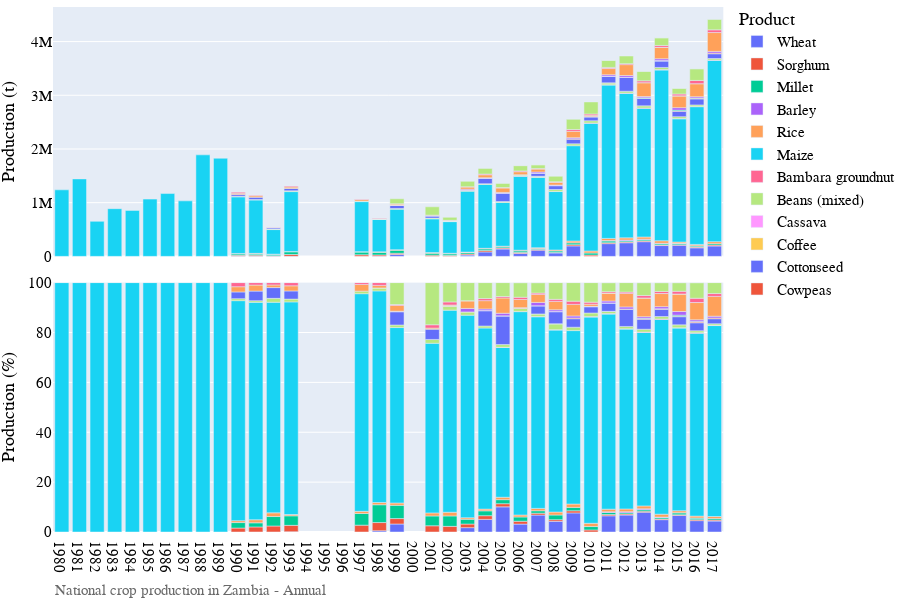

Notebook code cell kept with this figure:
### Markdown cell above
# Visualization of production data

### Code cell
# Bar chart of national crop production
country_iso, country_name = 'ZM', 'Zambia'
df = pd.read_csv('../data/crop/adm_crop_production_%s.csv' % country_iso, index_col=0)
df['year'] = df['harvest_year']
year = [df['year'].min(), df['year'].max()]
product_order = ['Wheat', 'Sorghum', 'Millet','Barley', 'Rice','Maize']
for season_name in ['Annual']:
    footnote = 'National crop production in %s - %s' % (country_name, season_name)
    fn_save = '../figures/%s_bar_natgrainprod_%s.png' % (country_iso, season_name)
    sub = df[df['season_name'] == season_name]
    fig = PlotBarProduction(sub, year, product_order, footnote)#, fn_save)
    fig.show()

### Figure 1 — Plotly figure (JSON) as saved in the notebook; plotly's stock layout.template omitted (floating-point values rounded to 4 significant figures)
{"data": [{"alignmentgroup": "True", "hovertemplate": "product=Wheat<br>season_name=Annual<br>type=orig_unit<br>year=%{x}<br>value=%{y}<extra></extra>", "legendgroup": "Wheat", "marker": {"color": "#636efa", "pattern": {"shape": ""}}, "name": "Wheat", "offsetgroup": "Wheat", "orientation": "v", "showlegend": true, "textposition": "auto", "type": "bar", "x": [1990, 1991, 1992, 1993, 1998, 1999, 2003, 2004, 2005, 2006, 2007, 2008, 2009, 2011, 2012, 2013, 2014, 2015, 2016, 2017], "xaxis": "x2", "y": [78, 163, 82, 1588, 3618.0, 34410.0, 24520.0, 82858, 136800.0, 53479, 115800.0, 63880, 195500.0, 237300.0, 253500.0, 273600.0, 201500.0, 208500.0, 159400.0, 193700.0], "yaxis": "y2"}, {"alignmentgroup": "True", "hovertemplate": "product=Wheat<br>season_name=Annual<br>type=percent<br>year=%{x}<br>value=%{y}<extra></extra>", "legendgroup": "Wheat", "marker": {"color": "#636efa", "pattern": {"shape": ""}}, "name": "Wheat", "offsetgroup": "Wheat", "orientation": "v", "showlegend": false, "textposition": "auto", "type": "bar", "x": [1990, 1991, 1992, 1993, 1998, 1999, 2003, 2004, 2005, 2006, 2007, 2008, 2009, 2011, 2012, 2013, 2014, 2015, 2016, 2017], "xaxis": "x", "y": [0.006527, 0.01429, 0.01514, 0.1214, 0.5091, 3.207, 1.756, 5.059, 10.08, 3.163, 6.788, 4.285, 7.659, 6.5, 6.795, 7.937, 4.949, 6.656, 4.561, 4.391], "yaxis": "y"}, {"alignmentgroup": "True", "hovertemplate": "product=Sorghum<br>season_name=Annual<br>type=orig_unit<br>year=%{x}<br>value=%{y}<extra></extra>", "legendgroup": "Sorghum", "marker": {"color": "#EF553B", "pattern": {"shape": ""}}, "name": "Sorghum", "offsetgroup": "Sorghum", "orientation": "v", "showlegend": true, "textposition": "auto", "type": "bar", "x": [1990, 1991, 1992, 1993, 1997, 1998, 1999, 2001, 2002, 2003, 2004, 2005, 2006, 2007, 2008, 2009, 2010, 2011, 2012, 2013, 2014, 2015, 2016, 2017], "xaxis": "x2", "y": [18833, 23045, 12996, 33330, 29280.0, 23290.0, 23350.0, 23060.0, 16452, 19980.0, 24270.0, 17240.0, 19473, 12730.0, 9988, 21700.0, 23990.0, 17770.0, 15140.0, 14920.0, 11480.0, 7876.0, 13900.0, 17260.0], "yaxis": "y2"}, {"alignmentgroup": "True", "hovertemplate": "product=Sorghum<br>season_name=Annual<br>type=percent<br>year=%{x}<br>value=%{y}<extra></extra>", "legendgroup": "Sorghum", "marker": {"color": "#EF553B", "pattern": {"shape": ""}}, "name": "Sorghum", "offsetgroup": "Sorghum", "orientation": "v", "showlegend": false, "textposition": "auto", "type": "bar", "x": [1990, 1991, 1992, 1993, 1997, 1998, 1999, 2001, 2002, 2003, 2004, 2005, 2006, 2007, 2008, 2009, 2010, 2011, 2012, 2013, 2014, 2015, 2016, 2017], "xaxis": "x", "y": [1.576, 2.021, 2.399, 2.549, 2.744, 3.278, 2.176, 2.497, 2.261, 1.43, 1.482, 1.27, 1.152, 0.7459, 0.67, 0.8504, 0.8341, 0.4866, 0.4057, 0.4329, 0.282, 0.2515, 0.3978, 0.3911], "yaxis": "y"}, {"alignmentgroup": "True", "hovertemplate": "product=Millet<br>season_name=Annual<br>type=orig_unit<br>year=%{x}<br>value=%{y}<extra></extra>", "legendgroup": "Millet", "marker": {"color": "#00cc96", "pattern": {"shape": ""}}, "name": "Millet", "offsetgroup": "Millet", "orientation": "v", "showlegend": true, "textposition": "auto", "type": "bar", "x": [1990, 1991, 1992, 1993, 1997, 1998, 1999, 2001, 2002, 2003, 2004, 2005, 2006, 2007, 2008, 2009, 2010, 2011, 2012, 2013, 2014, 2015, 2016, 2017], "xaxis": "x2", "y": [26240, 18770, 20547, 49930, 49970.0, 50740.0, 56950.0, 36370.0, 30475, 26870.0, 31830.0, 22040.0, 28996, 16880.0, 27798, 34610.0, 39060.0, 31300.0, 20180.0, 20240.0, 22310.0, 24770.0, 21560.0, 25920.0], "yaxis": "y2"}, {"alignmentgroup": "True", "hovertemplate": "product=Millet<br>season_name=Annual<br>type=percent<br>year=%{x}<br>value=%{y}<extra></extra>", "legendgroup": "Millet", "marker": {"color": "#00cc96", "pattern": {"shape": ""}}, "name": "Millet", "offsetgroup": "Millet", "orientation": "v", "showlegend": false, "textposition": "auto", "type": "bar", "x": [1990, 1991, 1992, 1993, 1997, 1998, 1999, 2001, 2002, 2003, 2004, 2005, 2006, 2007, 2008, 2009, 2010, 2011, 2012, 2013, 2014, 2015, 2016, 2017], "xaxis": "x", "y": [2.196, 1.646, 3.793, 3.818, 4.683, 7.14, 5.308, 3.939, 4.188, 1.924, 1.943, 1.624, 1.715, 0.9891, 1.865, 1.356, 1.358, 0.8574, 0.5408, 0.5871, 0.5478, 0.7908, 0.6169, 0.5876], "yaxis": "y"}, {"alignmentgroup": "True", "hovertemplate": "product=Barley<br>season_name=Annual<br>type=orig_unit<br>year=%{x}<br>value=%{y}<extra></extra>", "legendgroup": "Barley", "marker": {"color": "#ab63fa", "pattern": {"shape": ""}}, "name": "Barley", "offsetgroup": "Barley", "orientation": "v", "showlegend": true, "textposition": "auto", "type": "bar", "x": [2011, 2012, 2013, 2014, 2015, 2016], "xaxis": "x2", "y": [8878.0, 15300.0, 11520.0, 8425.0, 2109.0, 2678.0], "yaxis": "y2"}, {"alignmentgroup": "True", "hovertemplate": "product=Barley<br>season_name=Annual<br>type=percent<br>year=%{x}<br>value=%{y}<extra></extra>", "legendgroup": "Barley", "marker": {"color": "#ab63fa", "pattern": {"shape": ""}}, "name": "Barley", "offsetgroup": "Barley", "orientation": "v", "showlegend": false, "textposition": "auto", "type": "bar", "x": [2011, 2012, 2013, 2014, 2015, 2016], "xaxis": "x", "y": [0.2432, 0.41, 0.3343, 0.2069, 0.06734, 0.07662], "yaxis": "y"}, {"alignmentgroup": "True", "hovertemplate": "product=Rice<br>season_name=Annual<br>type=orig_unit<br>year=%{x}<br>value=%{y}<extra></extra>", "legendgroup": "Rice", "marker": {"color": "#FFA15A", "pattern": {"shape": ""}}, "name": "Rice", "offsetgroup": "Rice", "orientation": "v", "showlegend": true, "textposition": "auto", "type": "bar", "x": [1990, 1991, 1992, 1993, 1997, 1998, 1999, 2001, 2002, 2003, 2004, 2005, 2006, 2007, 2008, 2009, 2010, 2011, 2012, 2013, 2014, 2015, 2016, 2017], "xaxis": "x2", "y": [9051, 14186, 8052, 6839, 9176.0, 6459.0, 10070.0, 11300.0, 10719, 8600.0, 11480.0, 13120.0, 13250.0, 16160.0, 17617, 34380.0, 37300.0, 39000.0, 40460.0, 40410.0, 47320.0, 24120.0, 25060.0, 36990.0], "yaxis": "y2"}, {"alignmentgroup": "True", "hovertemplate": "product=Rice<br>season_name=Annual<br>type=percent<br>year=%{x}<br>value=%{y}<extra></extra>", "legendgroup": "Rice", "marker": {"color": "#FFA15A", "pattern": {"shape": ""}}, "name": "Rice", "offsetgroup": "Rice", "orientation": "v", "showlegend": false, "textposition": "auto", "type": "bar", "x": [1990, 1991, 1992, 1993, 1997, 1998, 1999, 2001, 2002, 2003, 2004, 2005, 2006, 2007, 2008, 2009, 2010, 2011, 2012, 2013, 2014, 2015, 2016, 2017], "xaxis": "x", "y": [0.7574, 1.244, 1.486, 0.523, 0.86, 0.9089, 0.9385, 1.224, 1.473, 0.6157, 0.7007, 0.9668, 0.7835, 0.9472, 1.182, 1.347, 1.297, 1.068, 1.084, 1.172, 1.162, 0.77, 0.7169, 0.8385], "yaxis": "y"}, {"alignmentgroup": "True", "hovertemplate": "product=Maize<br>season_name=Annual<br>type=orig_unit<br>year=%{x}<br>value=%{y}<extra></extra>", "legendgroup": "Maize", "marker": {"color": "#19d3f3", "pattern": {"shape": ""}}, "name": "Maize", "offsetgroup": "Maize", "orientation": "v", "showlegend": true, "textposition": "auto", "type": "bar", "x": [1980, 1981, 1982, 1983, 1984, 1985, 1986, 1987, 1988, 1989, 1990, 1991, 1992, 1993, 1997, 1998, 1999, 2001, 2002, 2003, 2004, 2005, 2006, 2007, 2008, 2009, 2010, 2011, 2012, 2013, 2014, 2015, 2016, 2017], "xaxis": "x2", "y": [1239208, 1442785, 652144, 888247, 855900.0, 1066532, 1169671, 1033661, 1890471, 1827370, 1054400, 994097, 457468, 1114965, 931200.0, 602900.0, 754800.0, 628000.0, 589722, 1135000.0, 1189000.0, 815000.0, 1379004, 1311000.0, 1088000.0, 1775000.0, 2379000.0, 2856000.0, 2692000.0, 2398000.0, 3180000.0, 2295000.0, 2565000.0, 3378000.0], "yaxis": "y2"}, {"alignmentgroup": "True", "hovertemplate": "product=Maize<br>season_name=Annual<br>type=percent<br>year=%{x}<br>value=%{y}<extra></extra>", "legendgroup": "Maize", "marker": {"color": "#19d3f3", "pattern": {"shape": ""}}, "name": "Maize", "offsetgroup": "Maize", "orientation": "v", "showlegend": false, "textposition": "auto", "type": "bar", "x": [1980, 1981, 1982, 1983, 1984, 1985, 1986, 1987, 1988, 1989, 1990, 1991, 1992, 1993, 1997, 1998, 1999, 2001, 2002, 2003, 2004, 2005, 2006, 2007, 2008, 2009, 2010, 2011, 2012, 2013, 2014, 2015, 2016, 2017], "xaxis": "x", "y": [100, 100, 100, 100, 100, 100, 100, 100, 100, 100, 88.24, 87.17, 84.44, 85.26, 87.28, 84.84, 70.36, 68.02, 81.05, 81.23, 72.61, 60.05, 81.56, 76.83, 72.98, 69.55, 82.71, 78.23, 72.16, 69.58, 78.12, 73.26, 73.38, 76.58], "yaxis": "y"}, {"alignmentgroup": "True", "hovertemplate": "product=Bambara groundnut<br>season_name=Annual<br>type=orig_unit<br>year=%{x}<br>value=%{y}<extra></extra>", "legendgroup": "Bambara groundnut", "marker": {"color": "#FF6692", "pattern": {"shape": ""}}, "name": "Bambara groundnut", "offsetgroup": "Bambara groundnut", "orientation": "v", "showlegend": true, "textposition": "auto", "type": "bar", "x": [2005, 2006, 2007, 2008, 2010, 2011, 2012, 2013, 2014, 2015, 2016, 2017], "xaxis": "x2", "y": [919.4, 1451, 2241.0, 2513, 5216.0, 7003.0, 4411.0, 4697.0, 6565.0, 4833.0, 5218.0, 4131.0], "yaxis": "y2"}, {"alignmentgroup": "True", "hovertemplate": "product=Bambara groundnut<br>season_name=Annual<br>type=percent<br>year=%{x}<br>value=%{y}<extra></extra>", "legendgroup": "Bambara groundnut", "marker": {"color": "#FF6692", "pattern": {"shape": ""}}, "name": "Bambara groundnut", "offsetgroup": "Bambara groundnut", "orientation": "v", "showlegend": false, "textposition": "auto", "type": "bar", "x": [2005, 2006, 2007, 2008, 2010, 2011, 2012, 2013, 2014, 2015, 2016, 2017], "xaxis": "x", "y": [0.06774, 0.08582, 0.1313, 0.1686, 0.1814, 0.1918, 0.1182, 0.1363, 0.1612, 0.1543, 0.1493, 0.09364], "yaxis": "y"}, {"alignmentgroup": "True", "hovertemplate": "product=Beans (mixed)<br>season_name=Annual<br>type=orig_unit<br>year=%{x}<br>value=%{y}<extra></extra>", "legendgroup": "Beans (mixed)", "marker": {"color": "#B6E880", "pattern": {"shape": ""}}, "name": "Beans (mixed)", "offsetgroup": "Beans (mixed)", "orientation": "v", "showlegend": true, "textposition": "auto", "type": "bar", "x": [1990, 1991, 1992, 1993, 1997, 1998, 1999, 2001, 2002, 2003, 2004, 2005, 2006, 2007, 2008, 2009, 2010, 2011, 2012, 2013, 2014, 2015, 2016, 2017], "xaxis": "x2", "y": [9464, 7662, 8427, 14720.0, 10990.0, 8260.0, 10990.0, 14180.0, 11270, 18300.0, 13170.0, 15070.0, 19952, 17540.0, 34511, 34530.0, 41370.0, 33430.0, 34000.0, 39110.0, 40030.0, 34940.0, 28370.0, 27510.0], "yaxis": "y2"}, {"alignmentgroup": "True", "hovertemplate": "product=Beans (mixed)<br>season_name=Annual<br>type=percent<br>year=%{x}<br>value=%{y}<extra></extra>", "legendgroup": "Beans (mixed)", "marker": {"color": "#B6E880", "pattern": {"shape": ""}}, "name": "Beans (mixed)", "offsetgroup": "Beans (mixed)", "orientation": "v", "showlegend": false, "textposition": "auto", "type": "bar", "x": [1990, 1991, 1992, 1993, 1997, 1998, 1999, 2001, 2002, 2003, 2004, 2005, 2006, 2007, 2008, 2009, 2010, 2011, 2012, 2013, 2014, 2015, 2016, 2017], "xaxis": "x", "y": [0.792, 0.6719, 1.555, 1.126, 1.03, 1.162, 1.024, 1.536, 1.549, 1.311, 0.804, 1.11, 1.18, 1.028, 2.315, 1.353, 1.439, 0.9155, 0.9111, 1.135, 0.9832, 1.115, 0.8118, 0.6237], "yaxis": "y"}, {"alignmentgroup": "True", "hovertemplate": "product=Cassava<br>season_name=Annual<br>type=orig_unit<br>year=%{x}<br>value=%{y}<extra></extra>", "legendgroup": "Cassava", "marker": {"color": "#FF97FF", "pattern": {"shape": ""}}, "name": "Cassava", "offsetgroup": "Cassava", "orientation": "v", "showlegend": true, "textposition": "auto", "type": "bar", "x": [2008], "xaxis": "x2", "y": [618], "yaxis": "y2"}, {"alignmentgroup": "True", "hovertemplate": "product=Cassava<br>season_name=Annual<br>type=percent<br>year=%{x}<br>value=%{y}<extra></extra>", "legendgroup": "Cassava", "marker": {"color": "#FF97FF", "pattern": {"shape": ""}}, "name": "Cassava", "offsetgroup": "Cassava", "orientation": "v", "showlegend": false, "textposition": "auto", "type": "bar", "x": [2008], "xaxis": "x", "y": [0.04146], "yaxis": "y"}, {"alignmentgroup": "True", "hovertemplate": "product=Coffee<br>season_name=Annual<br>type=orig_unit<br>year=%{x}<br>value=%{y}<extra></extra>", "legendgroup": "Coffee", "marker": {"color": "#FECB52", "pattern": {"shape": ""}}, "name": "Coffee", "offsetgroup": "Coffee", "orientation": "v", "showlegend": true, "textposition": "auto", "type": "bar", "x": [2007, 2011], "xaxis": "x2", "y": [20.78, 34.19], "yaxis": "y2"}, {"alignmentgroup": "True", "hovertemplate": "product=Coffee<br>season_name=Annual<br>type=percent<br>year=%{x}<br>value=%{y}<extra></extra>", "legendgroup": "Coffee", "marker": {"color": "#FECB52", "pattern": {"shape": ""}}, "name": "Coffee", "offsetgroup": "Coffee", "orientation": "v", "showlegend": false, "textposition": "auto", "type": "bar", "x": [2007, 2011], "xaxis": "x", "y": [0.001218, 0.0009366], "yaxis": "y"}, {"alignmentgroup": "True", "hovertemplate": "product=Cottonseed<br>season_name=Annual<br>type=orig_unit<br>year=%{x}<br>value=%{y}<extra></extra>", "legendgroup": "Cottonseed", "marker": {"color": "#636efa", "pattern": {"shape": ""}}, "name": "Cottonseed", "offsetgroup": "Cottonseed", "orientation": "v", "showlegend": true, "textposition": "auto", "type": "bar", "x": [1990, 1991, 1992, 1993, 1999, 2001, 2004, 2005, 2007, 2008, 2009, 2010, 2011, 2012, 2013, 2014, 2015, 2016, 2017], "xaxis": "x2", "y": [32293, 43689, 23430, 42733, 56930.0, 38080.0, 100000.0, 155200.0, 54890.0, 71817, 87000.0, 72070.0, 121900.0, 258500.0, 139600.0, 120300.0, 102700.0, 111600.0, 89290.0], "yaxis": "y2"}, {"alignmentgroup": "True", "hovertemplate": "product=Cottonseed<br>season_name=Annual<br>type=percent<br>year=%{x}<br>value=%{y}<extra></extra>", "legendgroup": "Cottonseed", "marker": {"color": "#636efa", "pattern": {"shape": ""}}, "name": "Cottonseed", "offsetgroup": "Cottonseed", "orientation": "v", "showlegend": false, "textposition": "auto", "type": "bar", "x": [1990, 1991, 1992, 1993, 1999, 2001, 2004, 2005, 2007, 2008, 2009, 2010, 2011, 2012, 2013, 2014, 2015, 2016, 2017], "xaxis": "x", "y": [2.702, 3.831, 4.325, 3.268, 5.306, 4.125, 6.105, 11.43, 3.216, 4.818, 3.409, 2.506, 3.339, 6.927, 4.049, 2.955, 3.277, 3.193, 2.024], "yaxis": "y"}, {"alignmentgroup": "True", "hovertemplate": "product=Cowpeas<br>season_name=Annual<br>type=orig_unit<br>year=%{x}<br>value=%{y}<extra></extra>", "legendgroup": "Cowpeas", "marker": {"color": "#EF553B", "pattern": {"shape": ""}}, "name": "Cowpeas", "offsetgroup": "Cowpeas", "orientation": "v", "showlegend": true, "textposition": "auto", "type": "bar", "x": [1998, 1999, 2002, 2003, 2004, 2005, 2006, 2007, 2008, 2009, 2010, 2011, 2012, 2013, 2014, 2015, 2016, 2017], "xaxis": "x2", "y": [226.4, 839.5, 1094, 52, 1925.0, 1249.0, 3198, 1061.0, 1465, 7394.0, 2482.0, 1368.0, 2056.0, 3988.0, 5239.0, 4992.0, 10590.0, 12430.0], "yaxis": "y2"}, {"alignmentgroup": "True", "hovertemplate": "product=Cowpeas<br>season_name=Annual<br>type=percent<br>year=%{x}<br>value=%{y}<extra></extra>", "legendgroup": "Cowpeas", "marker": {"color": "#EF553B", "pattern": {"shape": ""}}, "name": "Cowpeas", "offsetgroup": "Cowpeas", "orientation": "v", "showlegend": false, "textposition": "auto", "type": "bar", "x": [1998, 1999, 2002, 2003, 2004, 2005, 2006, 2007, 2008, 2009, 2010, 2011, 2012, 2013, 2014, 2015, 2016, 2017], "xaxis": "x", "y": [0.03186, 0.07826, 0.1504, 0.003723, 0.1175, 0.092, 0.1891, 0.06214, 0.09828, 0.2898, 0.08631, 0.03746, 0.05509, 0.1157, 0.1287, 0.1594, 0.3029, 0.2817], "yaxis": "y"}, {"alignmentgroup": "True", "hovertemplate": "product=Pineapple<br>season_name=Annual<br>type=orig_unit<br>year=%{x}<br>value=%{y}<extra></extra>", "legendgroup": "Pineapple", "marker": {"color": "#00cc96", "pattern": {"shape": ""}}, "name": "Pineapple", "offsetgroup": "Pineapple", "orientation": "v", "showlegend": true, "textposition": "auto", "type": "bar", "x": [2011, 2013, 2014, 2015, 2016], "xaxis": "x2", "y": [104.7, 7748.0, 2076.0, 14160.0, 7742.0], "yaxis": "y2"}, {"alignmentgroup": "True", "hovertemplate": "product=Pineapple<br>season_name=Annual<br>type=percent<br>year=%{x}<br>value=%{y}<extra></extra>", "legendgroup": "Pineapple", "marker": {"color": "#00cc96", "pattern": {"shape": ""}}, "name": "Pineapple", "offsetgroup": "Pineapple", "orientation": "v", "showlegend": false, "textposition": "auto", "type": "bar", "x": [2011, 2013, 2014, 2015, 2016], "xaxis": "x", "y": [0.002869, 0.2248, 0.05098, 0.4522, 0.2215], "yaxis": "y"}, {"alignmentgroup": "True", "hovertemplate": "product=Potato<br>season_name=Annual<br>type=orig_unit<br>year=%{x}<br>value=%{y}<extra></extra>", "legendgroup": "Potato", "marker": {"color": "#ab63fa", "pattern": {"shape": ""}}, "name": "Potato", "offsetgroup": "Potato", "orientation": "v", "showlegend": true, "textposition": "auto", "type": "bar", "x": [1999, 2002, 2003, 2004, 2005, 2006, 2007, 2008, 2009, 2010, 2011, 2012, 2013, 2014, 2015, 2016, 2017], "xaxis": "x2", "y": [1458.0, 414, 19320.0, 10120.0, 13970.0, 2310, 22770.0, 10157, 20920.0, 2045.0, 27520.0, 32060.0, 21900.0, 33780.0, 45900.0, 23360.0, 31700.0], "yaxis": "y2"}, {"alignmentgroup": "True", "hovertemplate": "product=Potato<br>season_name=Annual<br>type=percent<br>year=%{x}<br>value=%{y}<extra></extra>", "legendgroup": "Potato", "marker": {"color": "#ab63fa", "pattern": {"shape": ""}}, "name": "Potato", "offsetgroup": "Potato", "orientation": "v", "showlegend": false, "textposition": "auto", "type": "bar", "x": [1999, 2002, 2003, 2004, 2005, 2006, 2007, 2008, 2009, 2010, 2011, 2012, 2013, 2014, 2015, 2016, 2017], "xaxis": "x", "y": [0.1359, 0.0569, 1.383, 0.6177, 1.029, 0.1366, 1.334, 0.6814, 0.82, 0.07109, 0.7537, 0.8591, 0.6352, 0.8296, 1.465, 0.6685, 0.7184], "yaxis": "y"}, {"alignmentgroup": "True", "hovertemplate": "product=Soybean<br>season_name=Annual<br>type=orig_unit<br>year=%{x}<br>value=%{y}<extra></extra>", "legendgroup": "Soybean", "marker": {"color": "#FFA15A", "pattern": {"shape": ""}}, "name": "Soybean", "offsetgroup": "Soybean", "orientation": "v", "showlegend": true, "textposition": "auto", "type": "bar", "x": [1990, 1991, 1992, 1993, 1997, 1998, 1999, 2001, 2002, 2003, 2004, 2005, 2006, 2007, 2008, 2009, 2010, 2011, 2012, 2013, 2014, 2015, 2016, 2017], "xaxis": "x2", "y": [25030.0, 27532, 5737, 26900.0, 28470.0, 7277.0, 24790.0, 3975.0, 2256, 42120.0, 54550.0, 83290.0, 55570, 54880.0, 50290.0, 118000.0, 24500.0, 115800.0, 202600.0, 258300.0, 213500.0, 219700.0, 242000.0, 350900.0], "yaxis": "y2"}, {"alignmentgroup": "True", "hovertemplate": "product=Soybean<br>season_name=Annual<br>type=percent<br>year=%{x}<br>value=%{y}<extra></extra>", "legendgroup": "Soybean", "marker": {"color": "#FFA15A", "pattern": {"shape": ""}}, "name": "Soybean", "offsetgroup": "Soybean", "orientation": "v", "showlegend": false, "textposition": "auto", "type": "bar", "x": [1990, 1991, 1992, 1993, 1997, 1998, 1999, 2001, 2002, 2003, 2004, 2005, 2006, 2007, 2008, 2009, 2010, 2011, 2012, 2013, 2014, 2015, 2016, 2017], "xaxis": "x", "y": [2.095, 2.414, 1.059, 2.057, 2.668, 1.024, 2.311, 0.4306, 0.3101, 3.016, 3.331, 6.136, 3.287, 3.216, 3.373, 4.625, 0.852, 3.171, 5.429, 7.492, 5.243, 7.013, 6.925, 7.954], "yaxis": "y"}, {"alignmentgroup": "True", "hovertemplate": "product=Sugarcane<br>season_name=Annual<br>type=orig_unit<br>year=%{x}<br>value=%{y}<extra></extra>", "legendgroup": "Sugarcane", "marker": {"color": "#19d3f3", "pattern": {"shape": ""}}, "name": "Sugarcane", "offsetgroup": "Sugarcane", "orientation": "v", "showlegend": true, "textposition": "auto", "type": "bar", "x": [2011, 2013, 2014, 2015, 2016], "xaxis": "x2", "y": [259.8, 1137.0, 812.7, 52.06, 9.887], "yaxis": "y2"}, {"alignmentgroup": "True", "hovertemplate": "product=Sugarcane<br>season_name=Annual<br>type=percent<br>year=%{x}<br>value=%{y}<extra></extra>", "legendgroup": "Sugarcane", "marker": {"color": "#19d3f3", "pattern": {"shape": ""}}, "name": "Sugarcane", "offsetgroup": "Sugarcane", "orientation": "v", "showlegend": false, "textposition": "auto", "type": "bar", "x": [2011, 2013, 2014, 2015, 2016], "xaxis": "x", "y": [0.007115, 0.03299, 0.01996, 0.001662, 0.0002829], "yaxis": "y"}, {"alignmentgroup": "True", "hovertemplate": "product=Sunflower seed<br>season_name=Annual<br>type=orig_unit<br>year=%{x}<br>value=%{y}<extra></extra>", "legendgroup": "Sunflower seed", "marker": {"color": "#FF6692", "pattern": {"shape": ""}}, "name": "Sunflower seed", "offsetgroup": "Sunflower seed", "orientation": "v", "showlegend": true, "textposition": "auto", "type": "bar", "x": [1990, 1991, 1992, 1993, 1997, 1998, 1999, 2001, 2002, 2003, 2004, 2005, 2006, 2007, 2008, 2009, 2010, 2011, 2012, 2013, 2014, 2015, 2016, 2017], "xaxis": "x2", "y": [19555, 11267, 5031, 16658, 7880.0, 7828.0, 3985.0, 12230.0, 8867.0, 1333.0, 13600.0, 7843.0, 14852, 8650.0, 12203, 33300.0, 24080.0, 21120.0, 18790.0, 33060.0, 33540.0, 34170.0, 60040.0, 50010.0], "yaxis": "y2"}, {"alignmentgroup": "True", "hovertemplate": "product=Sunflower seed<br>season_name=Annual<br>type=percent<br>year=%{x}<br>value=%{y}<extra></extra>", "legendgroup": "Sunflower seed", "marker": {"color": "#FF6692", "pattern": {"shape": ""}}, "name": "Sunflower seed", "offsetgroup": "Sunflower seed", "orientation": "v", "showlegend": false, "textposition": "auto", "type": "bar", "x": [1990, 1991, 1992, 1993, 1997, 1998, 1999, 2001, 2002, 2003, 2004, 2005, 2006, 2007, 2008, 2009, 2010, 2011, 2012, 2013, 2014, 2015, 2016, 2017], "xaxis": "x", "y": [1.636, 0.988, 0.9286, 1.274, 0.7385, 1.101, 0.3714, 1.325, 1.219, 0.09544, 0.8301, 0.5778, 0.8784, 0.5069, 0.8186, 1.305, 0.8371, 0.5784, 0.5035, 0.9591, 0.8238, 1.091, 1.718, 1.134], "yaxis": "y"}, {"alignmentgroup": "True", "hovertemplate": "product=Sweet Potatoes<br>season_name=Annual<br>type=orig_unit<br>year=%{x}<br>value=%{y}<extra></extra>", "legendgroup": "Sweet Potatoes", "marker": {"color": "#B6E880", "pattern": {"shape": ""}}, "name": "Sweet Potatoes", "offsetgroup": "Sweet Potatoes", "orientation": "v", "showlegend": true, "textposition": "auto", "type": "bar", "x": [1999, 2001, 2002, 2003, 2004, 2005, 2006, 2007, 2008, 2009, 2010, 2011, 2012, 2013, 2014, 2015, 2016, 2017], "xaxis": "x2", "y": [94215, 156100.0, 56330, 101100.0, 104700.0, 75550.0, 99253, 71700.0, 99933, 189600.0, 225100.0, 132000.0, 142000.0, 178500.0, 144000.0, 108900.0, 218600.0, 193300.0], "yaxis": "y2"}, {"alignmentgroup": "True", "hovertemplate": "product=Sweet Potatoes<br>season_name=Annual<br>type=percent<br>year=%{x}<br>value=%{y}<extra></extra>", "legendgroup": "Sweet Potatoes", "marker": {"color": "#B6E880", "pattern": {"shape": ""}}, "name": "Sweet Potatoes", "offsetgroup": "Sweet Potatoes", "orientation": "v", "showlegend": false, "textposition": "auto", "type": "bar", "x": [1999, 2001, 2002, 2003, 2004, 2005, 2006, 2007, 2008, 2009, 2010, 2011, 2012, 2013, 2014, 2015, 2016, 2017], "xaxis": "x", "y": [8.782, 16.9, 7.742, 7.235, 6.395, 5.566, 5.87, 4.201, 6.704, 7.431, 7.826, 3.614, 3.806, 5.179, 3.537, 3.476, 6.254, 4.382], "yaxis": "y"}, {"alignmentgroup": "True", "hovertemplate": "product=Velvet bean<br>season_name=Annual<br>type=orig_unit<br>year=%{x}<br>value=%{y}<extra></extra>", "legendgroup": "Velvet bean", "marker": {"color": "#FF97FF", "pattern": {"shape": ""}}, "name": "Velvet bean", "offsetgroup": "Velvet bean", "orientation": "v", "showlegend": true, "textposition": "auto", "type": "bar", "x": [2006, 2007, 2011, 2013, 2014, 2015, 2016], "xaxis": "x2", "y": [24, 36.76, 39.44, 11.4, 176.0, 45.86, 339.6], "yaxis": "y2"}, {"alignmentgroup": "True", "hovertemplate": "product=Velvet bean<br>season_name=Annual<br>type=percent<br>year=%{x}<br>value=%{y}<extra></extra>", "legendgroup": "Velvet bean", "marker": {"color": "#FF97FF", "pattern": {"shape": ""}}, "name": "Velvet bean", "offsetgroup": "Velvet bean", "orientation": "v", "showlegend": false, "textposition": "auto", "type": "bar", "x": [2006, 2007, 2011, 2013, 2014, 2015, 2016], "xaxis": "x", "y": [0.001419, 0.002154, 0.00108, 0.0003309, 0.004322, 0.001464, 0.009717], "yaxis": "y"}], "layout": {"annotations": [{"showarrow": false, "text": "", "textangle": 90, "x": 0.98, "xanchor": "left", "xref": "paper", "y": 0.2375, "yanchor": "middle", "yref": "paper"}, {"showarrow": false, "text": "", "textangle": 90, "x": 0.98, "xanchor": "left", "xref": "paper", "y": 0.7625, "yanchor": "middle", "yref": "paper"}, {"align": "left", "font": {"color": "dimgrey", "family": "arial", "size": 15}, "showarrow": false, "text": "National crop production in Zambia - Annual", "x": 0, "xref": "paper", "y": -0.13, "yref": "paper"}], "barmode": "relative", "font": {"color": "black", "family": "arial", "size": 15}, "height": 600, "legend": {"title": {"text": "Product"}, "tracegroupgap": 0, "x": 1, "y": 1.01}, "margin": {"b": 0, "l": 0, "r": 0, "t": 0}, "width": 900, "xaxis": {"anchor": "y", "domain": [0, 0.98], "dtick": 1, "range": [1980.0, 2018.0], "title": {"text": ""}, "type": "linear"}, "xaxis2": {"anchor": "y2", "domain": [0, 0.98], "matches": "x", "showticklabels": false, "type": "linear"}, "yaxis": {"anchor": "x", "domain": [0, 0.475], "range": [0, 100], "title": {"text": "Production (%)"}, "type": "linear"}, "yaxis2": {"anchor": "x2", "autorange": true, "domain": [0.525, 1], "range": [0, 4644000.0], "title": {"text": "Production (t)"}, "type": "linear"}}}
